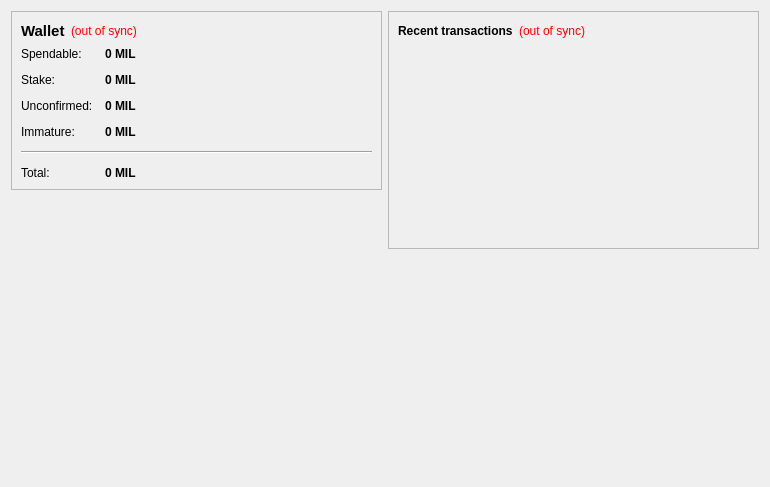
<?xml version="1.0" encoding="UTF-8"?>
<ui version="4.0">
 <class>OverviewPage</class>
 <widget class="QWidget" name="OverviewPage">
  <property name="geometry">
   <rect>
    <x>0</x>
    <y>0</y>
    <width>770</width>
    <height>487</height>
   </rect>
  </property>
  <property name="windowTitle">
   <string>Form</string>
  </property>
  <layout class="QHBoxLayout" name="horizontalLayout" stretch="1,1">
   <item>
    <layout class="QVBoxLayout" name="verticalLayout_2">
     <item>
      <widget class="QFrame" name="frame">
       <property name="frameShape">
        <enum>QFrame::StyledPanel</enum>
       </property>
       <property name="frameShadow">
        <enum>QFrame::Raised</enum>
       </property>
       <layout class="QVBoxLayout" name="verticalLayout_4">
        <item>
         <layout class="QHBoxLayout" name="horizontalLayout_4">
          <item>
           <widget class="QLabel" name="label_5">
            <property name="font">
             <font>
              <pointsize>11</pointsize>
              <weight>75</weight>
              <bold>true</bold>
             </font>
            </property>
            <property name="text">
             <string>Wallet</string>
            </property>
           </widget>
          </item>
          <item>
           <widget class="QLabel" name="labelWalletStatus">
            <property name="toolTip">
             <string>The displayed information may be out of date. Your wallet automatically synchronizes with the MillionaireCoin network after a connection is established, but this process has not completed yet.</string>
            </property>
            <property name="styleSheet">
             <string notr="true">QLabel { color: red; }</string>
            </property>
            <property name="text">
             <string notr="true">(out of sync)</string>
            </property>
            <property name="alignment">
             <set>Qt::AlignLeading|Qt::AlignLeft|Qt::AlignVCenter</set>
            </property>
           </widget>
          </item>
          <item>
           <spacer name="horizontalSpacer_2">
            <property name="orientation">
             <enum>Qt::Horizontal</enum>
            </property>
            <property name="sizeHint" stdset="0">
             <size>
              <width>40</width>
              <height>20</height>
             </size>
            </property>
           </spacer>
          </item>
         </layout>
        </item>
        <item>
         <layout class="QFormLayout" name="formLayout_2">
          <property name="fieldGrowthPolicy">
           <enum>QFormLayout::AllNonFixedFieldsGrow</enum>
          </property>
          <property name="horizontalSpacing">
           <number>12</number>
          </property>
          <property name="verticalSpacing">
           <number>12</number>
          </property>
          <item row="0" column="0">
           <widget class="QLabel" name="label">
            <property name="text">
             <string>Spendable:</string>
            </property>
           </widget>
          </item>
          <item row="0" column="1">
           <widget class="QLabel" name="labelBalance">
            <property name="font">
             <font>
              <weight>75</weight>
              <bold>true</bold>
             </font>
            </property>
            <property name="cursor">
             <cursorShape>IBeamCursor</cursorShape>
            </property>
            <property name="toolTip">
             <string>Your current spendable balance</string>
            </property>
            <property name="text">
             <string notr="true">0 MIL</string>
            </property>
            <property name="textInteractionFlags">
             <set>Qt::LinksAccessibleByMouse|Qt::TextSelectableByKeyboard|Qt::TextSelectableByMouse</set>
            </property>
           </widget>
          </item>
          <item row="1" column="0">
           <widget class="QLabel" name="label_6">
            <property name="text">
             <string>Stake:</string>
            </property>
           </widget>
          </item>
          <item row="1" column="1">
           <widget class="QLabel" name="labelStake">
            <property name="font">
             <font>
              <weight>75</weight>
              <bold>true</bold>
             </font>
            </property>
            <property name="cursor">
             <cursorShape>IBeamCursor</cursorShape>
            </property>
            <property name="toolTip">
             <string>Total of coins that was staked, and do not yet count toward the current balance</string>
            </property>
            <property name="text">
             <string notr="true">0 MIL</string>
            </property>
            <property name="textInteractionFlags">
             <set>Qt::LinksAccessibleByMouse|Qt::TextSelectableByKeyboard|Qt::TextSelectableByMouse</set>
            </property>
           </widget>
          </item>
          <item row="2" column="0">
           <widget class="QLabel" name="label_3">
            <property name="text">
             <string>Unconfirmed:</string>
            </property>
           </widget>
          </item>
          <item row="2" column="1">
           <widget class="QLabel" name="labelUnconfirmed">
            <property name="font">
             <font>
              <weight>75</weight>
              <bold>true</bold>
             </font>
            </property>
            <property name="cursor">
             <cursorShape>IBeamCursor</cursorShape>
            </property>
            <property name="toolTip">
             <string>Total of transactions that have yet to be confirmed, and do not yet count toward the current balance</string>
            </property>
            <property name="text">
             <string notr="true">0 MIL</string>
            </property>
            <property name="textInteractionFlags">
             <set>Qt::LinksAccessibleByMouse|Qt::TextSelectableByKeyboard|Qt::TextSelectableByMouse</set>
            </property>
           </widget>
          </item>
          <item row="3" column="0">
           <widget class="QLabel" name="labelImmatureText">
            <property name="text">
             <string>Immature:</string>
            </property>
           </widget>
          </item>
          <item row="3" column="1">
           <widget class="QLabel" name="labelImmature">
            <property name="font">
             <font>
              <weight>75</weight>
              <bold>true</bold>
             </font>
            </property>
            <property name="toolTip">
             <string>Mined balance that has not yet matured</string>
            </property>
            <property name="text">
             <string notr="true">0 MIL</string>
            </property>
            <property name="textInteractionFlags">
             <set>Qt::LinksAccessibleByMouse|Qt::TextSelectableByKeyboard|Qt::TextSelectableByMouse</set>
            </property>
           </widget>
          </item>
          <item row="4" column="0" colspan="2">
           <widget class="Line" name="line">
            <property name="orientation">
             <enum>Qt::Horizontal</enum>
            </property>
           </widget>
          </item>
          <item row="5" column="0">
           <widget class="QLabel" name="labelTotalText">
            <property name="text">
             <string>Total:</string>
            </property>
           </widget>
          </item>
          <item row="5" column="1">
           <widget class="QLabel" name="labelTotal">
            <property name="font">
             <font>
              <weight>75</weight>
              <bold>true</bold>
             </font>
            </property>
            <property name="cursor">
             <cursorShape>IBeamCursor</cursorShape>
            </property>
            <property name="toolTip">
             <string>Your current total balance</string>
            </property>
            <property name="text">
             <string notr="true">0 MIL</string>
            </property>
            <property name="textInteractionFlags">
             <set>Qt::LinksAccessibleByMouse|Qt::TextSelectableByKeyboard|Qt::TextSelectableByMouse</set>
            </property>
           </widget>
          </item>
         </layout>
        </item>
       </layout>
      </widget>
     </item>
     <item>
      <spacer name="verticalSpacer">
       <property name="orientation">
        <enum>Qt::Vertical</enum>
       </property>
       <property name="sizeHint" stdset="0">
        <size>
         <width>20</width>
         <height>40</height>
        </size>
       </property>
      </spacer>
     </item>
     <item>
      <widget class="QLabel" name="label_2">
       <property name="autoFillBackground">
        <bool>true</bool>
       </property>
       <property name="text">
        <string/>
       </property>
       <property name="pixmap">
        <pixmap resource="../bitcoin.qrc">:/icons/drmbg</pixmap>
       </property>
       <property name="scaledContents">
        <bool>false</bool>
       </property>
       <property name="margin">
        <number>0</number>
       </property>
      </widget>
     </item>
    </layout>
   </item>
   <item>
    <layout class="QVBoxLayout" name="verticalLayout_3">
     <item>
      <widget class="QFrame" name="frame_2">
       <property name="frameShape">
        <enum>QFrame::StyledPanel</enum>
       </property>
       <property name="frameShadow">
        <enum>QFrame::Raised</enum>
       </property>
       <layout class="QVBoxLayout" name="verticalLayout">
        <item>
         <layout class="QHBoxLayout" name="horizontalLayout_2">
          <item>
           <widget class="QLabel" name="label_4">
            <property name="text">
             <string>&lt;b&gt;Recent transactions&lt;/b&gt;</string>
            </property>
           </widget>
          </item>
          <item>
           <widget class="QLabel" name="labelTransactionsStatus">
            <property name="toolTip">
             <string>The displayed information may be out of date. Your wallet automatically synchronizes with the MillionaireCoin network after a connection is established, but this process has not completed yet.</string>
            </property>
            <property name="styleSheet">
             <string notr="true">QLabel { color: red; }</string>
            </property>
            <property name="text">
             <string notr="true">(out of sync)</string>
            </property>
            <property name="alignment">
             <set>Qt::AlignRight|Qt::AlignTrailing|Qt::AlignVCenter</set>
            </property>
           </widget>
          </item>
          <item>
           <spacer name="horizontalSpacer">
            <property name="orientation">
             <enum>Qt::Horizontal</enum>
            </property>
            <property name="sizeHint" stdset="0">
             <size>
              <width>40</width>
              <height>20</height>
             </size>
            </property>
           </spacer>
          </item>
         </layout>
        </item>
        <item>
         <widget class="QListView" name="listTransactions">
          <property name="styleSheet">
           <string notr="true">QListView { background: transparent; }</string>
          </property>
          <property name="frameShape">
           <enum>QFrame::NoFrame</enum>
          </property>
          <property name="verticalScrollBarPolicy">
           <enum>Qt::ScrollBarAlwaysOff</enum>
          </property>
          <property name="horizontalScrollBarPolicy">
           <enum>Qt::ScrollBarAlwaysOff</enum>
          </property>
          <property name="selectionMode">
           <enum>QAbstractItemView::NoSelection</enum>
          </property>
         </widget>
        </item>
       </layout>
      </widget>
     </item>
     <item>
      <spacer name="verticalSpacer_2">
       <property name="orientation">
        <enum>Qt::Vertical</enum>
       </property>
       <property name="sizeHint" stdset="0">
        <size>
         <width>20</width>
         <height>40</height>
        </size>
       </property>
      </spacer>
     </item>
    </layout>
   </item>
  </layout>
 </widget>
 <resources/>
 <connections/>
</ui>
